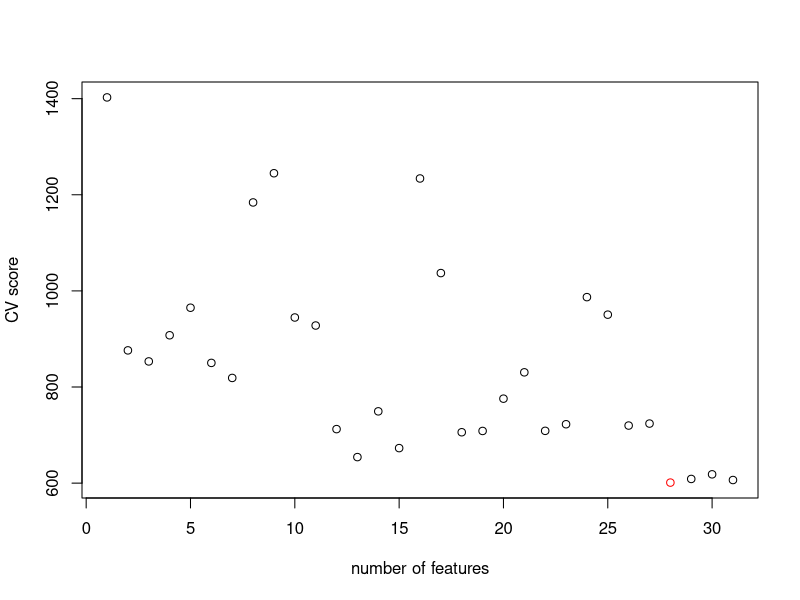

The R source for this figure:
feature_selection<-function(X,Y,N){
 
  n<-ncol(X)
  idx<-1:2^n-1
  t<-vector()
  mat<-sapply(idx, function(id){
    t<-cbind(t,as.integer(intToBits(id)))
    t})
  m<-mat[1:n,2:ncol(mat)]
  ######################################
  set.seed(12345)
  #X<-X[sample(nrow(X)),]
  #Y<-Y[sample(length(Y))]
  id<-sample(nrow(X))
  X<-X[id,]
  Y<-Y[id]
  #Create N equally size folds
  folds <- cut(seq(1,nrow(X)),breaks=N,labels=FALSE)
  d<-matrix(0,nrow=N,ncol=dim(m)[2])
  n_features<-rep(0,ncol(d))
  for (i in 1:ncol(m)){
    x<-X[which(m[,i]==1)]
    n_features[i]<-ncol(x)
    for(j in 1:N){
      
      testIndexes <- which(folds==j,arr.ind=TRUE)
      testX <- as.matrix(x[testIndexes, ])
      trainX <- as.matrix(x[-testIndexes, ])
      testy<-Y[testIndexes]
      trainy<-Y[-testIndexes]
      trainX<-cbind(1,trainX)
      testX<-cbind(1,testX)
  
      w<-round(as.vector(solve(t(trainX)%*%trainX)%*%t(trainX)%*%trainy),3)
      y_pred<-round(as.matrix(testX%*%w),3)
      sse<-sum((testy-y_pred)^2)
      d[j,i]<-sse
    }
  }
 d<-d
 s<-apply(d, MARGIN = 2, function(x) mean(x, na.rm=TRUE))
  bindex<-which(s==min(s))
  best_comb<-X[which(m[,bindex]==1)]
  print(list("best combination"=colnames(best_comb),"best cv score"=s[bindex]))
  plot(x=seq(s),y=s,type="p",xlab="number of features",ylab="CV score",col=ifelse(s==s[bindex],"red","black"))
}


Y<-swiss[,"Fertility"]
X<-swiss[!names(swiss)%in%c("Fertility")]
D<-feature_selection(X,Y,5)






